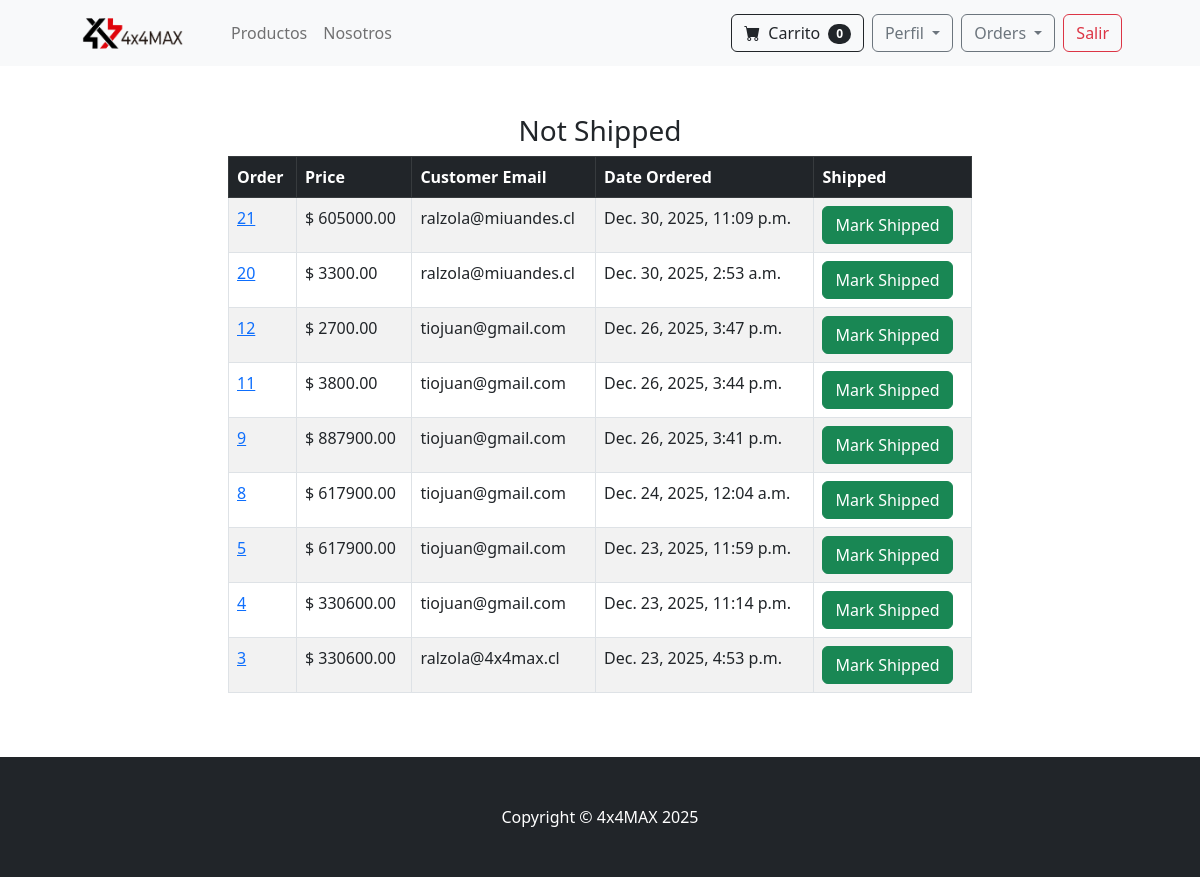
Page /payment/not_shipped_dash (signed in) on the committed database.
### payment/models.py (models this page shows, shortened)
class Order(models.Model):
    user = models.ForeignKey(User, on_delete=models.CASCADE, null=True, blank=True)
    full_name = models.CharField(max_length=250)
    email = models.EmailField(max_length=250)
    phone = models.CharField(max_length=20)
    shipping_address = models.TextField(max_length=15000)
    workshop = models.ForeignKey('workshop.Workshop', on_delete=models.SET_NULL, null=True, blank=True)
    amount_pay = models.DecimalField(max_digits=10, decimal_places=2)
    date_order = models.DateTimeField(auto_now_add=True)
    shipped = models.BooleanField(default=False)
    date_shipped = models.DateTimeField(blank=True, null=True)
    has_international_items = models.BooleanField(default=False)
    buy_order = models.CharField(max_length=50, unique=True, null=True, blank=True, db_index=True)
    transaction_date = models.DateTimeField(null=True, blank=True)
    authorization_code = models.CharField(max_length=50, null=True, blank=True)
    payment_type_code = models.CharField(max_length=10, null=True, blank=True)  # VD, VN, etc.
    installments_number = models.IntegerField(null=True, blank=True)
    card_number = models.CharField(max_length=20, null=True, blank=True)  # últimos 4 dígitos
    session_id = models.CharField(max_length=100, null=True, blank=True)
    accounting_date = models.CharField(max_length=10, null=True, blank=True)
    transaction_status = models.CharField(max_length=50, null=True, blank=True)
    class Meta:
        ordering = ['-date_order']

### payment/views.py (the view, shortened to what this page needs)
# urls.py: path('not_shipped_dash', views.not_shipped_dash, name='not_shipped_dash'),
def not_shipped_dash(request):
    if request.user.is_authenticated and request.user.is_superuser:
        orders = Order.objects.filter(shipped=False)
        return render(request, "payment/not_shipped_dash.html", {'orders': orders})
    else:
        messages.success(request, "Access Denied.")
        return redirect('home')

### cart/cart.py (called while the page is built)
    def __len__(self):
        return len(self.cart)

### cart/context_processor.py (called while the page is built)
def cart(request):
    return {'cart': Cart(request)}

### payment/templates/payment/not_shipped_dash.html (shortened to what this page needs)
{% extends 'base.html' %}
{% block content %}
        <div class="container">
            <div class="row">
                <center>
                    <div class="col-8">
                        <br/><br/>
<h3>Not Shipped</h3>
<table class="table table-striped table-hover table-bordered">
  <thead class="table-dark">
    <tr>
      <th scope="col">Order</th>
      <th scope="col">Price</th>
      <th scope="col">Customer Email</th>
      <th scope="col">Date Ordered</th>
      <th scope="col">Shipped</th>
    </tr>
  </thead>
  <tbody>
    {% for item in orders %}
    <tr>
      <td><a href="{% url 'orders' item.id %}">{{ item.id }}</a></td>
      <td>$ {{ item.amount_pay }}</td>
      <td>{{ item.email }}</td>
      <td>{{ item.date_order }}</td>
      <td>
        <form method="POST">
          <button type="submit" class="btn btn-success btn-small">Mark Shipped</button>
        </form>
      </td>
    </tr>
    {% endfor %}
  </tbody>
</table>
<br/><br/>
                       </div>
                </center>
        </div>
{% endblock %}

### store/templates/base.html (style rules this page uses)
html, body { height: 100%; margin: 0; }

### rows in the picture
Order: id "21", amount_pay "605000.00", email "ralzola@miuandes.cl", date_order "Dec. 30, 2025, 11:09 p.m."
Order: id "20", amount_pay "3300.00", email "ralzola@miuandes.cl", date_order "Dec. 30, 2025, 2:53 a.m."
Order: id "12", amount_pay "2700.00", email "tiojuan@gmail.com", date_order "Dec. 26, 2025, 3:47 p.m."
Order: id "11", amount_pay "3800.00", email "tiojuan@gmail.com", date_order "Dec. 26, 2025, 3:44 p.m."
Order: id "9", amount_pay "887900.00", email "tiojuan@gmail.com", date_order "Dec. 26, 2025, 3:41 p.m."
Order: id "8", amount_pay "617900.00", email "tiojuan@gmail.com", date_order "Dec. 24, 2025, 12:04 a.m."
Order: id "5", amount_pay "617900.00", email "tiojuan@gmail.com", date_order "Dec. 23, 2025, 11:59 p.m."
Order: id "4", amount_pay "330600.00", email "tiojuan@gmail.com", date_order "Dec. 23, 2025, 11:14 p.m."
Order: id "3", amount_pay "330600.00", email "ralzola@4x4max.cl", date_order "Dec. 23, 2025, 4:53 p.m."

### other values in the picture
{{ cart|length }} "0"
